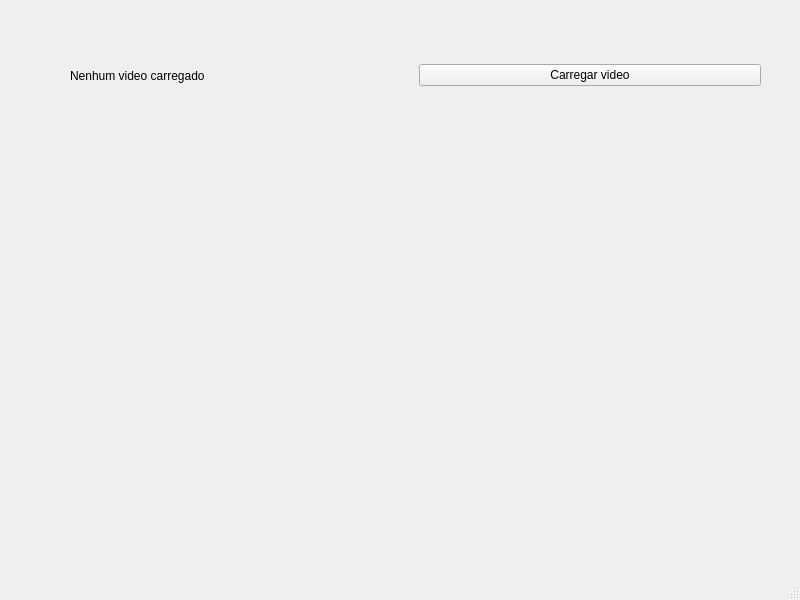
<?xml version="1.0" encoding="UTF-8"?>
<ui version="4.0">
 <class>MainWindow</class>
 <widget class="QMainWindow" name="MainWindow">
  <property name="geometry">
   <rect>
    <x>0</x>
    <y>0</y>
    <width>800</width>
    <height>600</height>
   </rect>
  </property>
  <property name="windowTitle">
   <string>MainWindow</string>
  </property>
  <widget class="QWidget" name="centralwidget">
   <widget class="QWidget" name="">
    <property name="geometry">
     <rect>
      <x>70</x>
      <y>60</y>
      <width>691</width>
      <height>31</height>
     </rect>
    </property>
    <layout class="QHBoxLayout" name="horizontalLayout">
     <item>
      <widget class="QLabel" name="loadVideoLabel">
       <property name="text">
        <string>Nenhum video carregado</string>
       </property>
      </widget>
     </item>
     <item>
      <widget class="QPushButton" name="loadVideoBtn">
       <property name="text">
        <string>Carregar video</string>
       </property>
      </widget>
     </item>
    </layout>
   </widget>
  </widget>
  <widget class="QMenuBar" name="menubar">
   <property name="geometry">
    <rect>
     <x>0</x>
     <y>0</y>
     <width>800</width>
     <height>26</height>
    </rect>
   </property>
  </widget>
  <widget class="QStatusBar" name="statusbar"/>
 </widget>
 <resources/>
 <connections/>
</ui>
